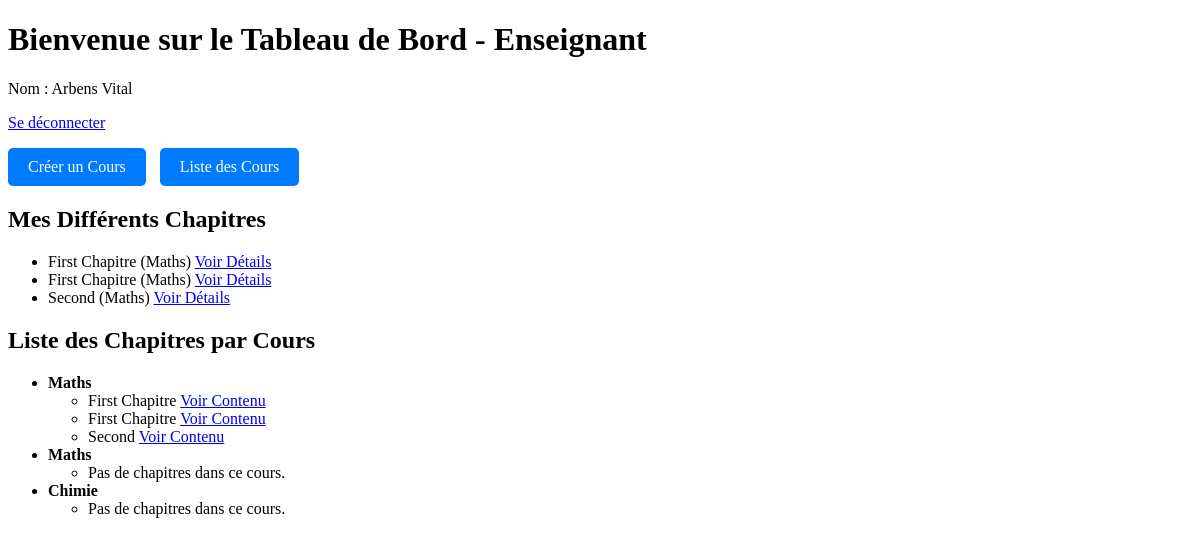
The page /dashboard_enseignant (signed in) on the database its author committed.
### utilisateurs/models.py (models this page shows, shortened)
class Enseignant(models.Model):
    user = models.OneToOneField(User, on_delete=models.CASCADE, related_name='enseignant')
    bio = models.TextField(blank=True)

class User(AbstractBaseUser, PermissionsMixin):
    email = models.EmailField(unique=True)
    prenom = models.CharField(max_length=100)
    nom = models.CharField(max_length=100)
    numero = models.CharField(max_length=15, blank=True)
    is_active = models.BooleanField(default=True)
    is_staff = models.BooleanField(default=False)
    objects = UserManager()
    USERNAME_FIELD = 'email'  # L'email est utilisé comme champ d'authentification principal
    REQUIRED_FIELDS = ['prenom', 'nom']  # Pas besoin de username
    groups = models.ManyToManyField(Group, related_name='utilisateur_groups', blank=True)
    user_permissions = models.ManyToManyField(Permission, related_name='utilisateur_permissions', blank=True)

class Chapitre(models.Model):
    cours = models.ForeignKey(Course, on_delete=models.CASCADE)
    nom_chapitre = models.CharField(max_length=255)
    description = models.CharField(max_length=255)

class Course(models.Model):
    title = models.CharField(max_length=255)
    description = models.TextField()
    teacher = models.ForeignKey(Enseignant, on_delete=models.CASCADE)
    students = models.ManyToManyField(Etudiant, through='Enrollment')

### utilisateurs/views.py (the view)
# urls.py: path('dashboard_enseignant', utilisateurs_views.dashboard_enseignant, name="dashboard_enseignant"),
def dashboard_enseignant(request):
    user = request.user
    if hasattr(user, 'enseignant'):
        cours = Course.objects.filter(teacher=user.enseignant)
        chapitres = Chapitre.objects.filter(cours__teacher=user.enseignant)
        context = {
            'role': 'Enseignant',
            'user_info': user.enseignant,
            'cours': cours,
            'chapitres': chapitres,
        }
    else:
        context = {'role': 'Utilisateur inconnu'}
    return render(request, 'Enseignant/dashboard_enseignant.html', context)

### utilisateurs/templates/Enseignant/dashboard_enseignant.html (shortened to what this page needs)
<!DOCTYPE html>
<html lang="en">
<head>
</head>
<body>
<h1>Bienvenue sur le Tableau de Bord - {{ role }}</h1>
<p>Nom : {{ user_info.user.prenom }} {{ user_info.user.nom }}</p>
<p><a href="{% url 'logout_view' %}">Se déconnecter</a></p>
<div class="button-container">
    <a href="{% url 'create_course' %}" class="button">Créer un Cours</a>
    <a href="{% url 'course_list' %}" class="button">Liste des Cours</a>
</div>
<h2>Mes Différents Chapitres</h2>
<ul>
    {% for chapitre in chapitres %}
        <li>{{ chapitre.nom_chapitre }} ({{ chapitre.cours.title }})
            <a href="{% url 'chapitre_detail' chapitre.id %}">Voir Détails</a>
        </li>
    {% empty %}
        <li>Vous n'avez pas encore créé de chapitres.</li>
    {% endfor %}
</ul>
<h2>Liste des Chapitres par Cours</h2>
<ul>
    {% for cours in cours %}
        <li><strong>{{ cours.title }}</strong>
            <ul>
                {% for chapitre in cours.chapitre_set.all %}
                    <li>
                        {{ chapitre.nom_chapitre }}
                        <a href="{% url 'chapitre_detail_global' chapitre.id %}">Voir Contenu</a>
                    </li>
                {% empty %}
                    <li>Pas de chapitres dans ce cours.</li>
                {% endfor %}
            </ul>
        </li>
    {% empty %}
        <li>Vous n'avez pas encore créé de cours.</li>
    {% endfor %}
</ul>

### utilisateurs/templates/Enseignant/dashboard_enseignant.html (style rules this page uses)
.button-container { margin-bottom: 20px; }
.button { display: inline-block; padding: 10px 20px; margin-right: 10px; background-color: #007bff; color: white; text-decoration: none; border-radius: 5px; }

### rows shown on the page
Enseignant: user.prenom "Arbens", user.nom "Vital"
Chapitre: nom_chapitre "First Chapitre", cours "Maths"
Chapitre: nom_chapitre "First Chapitre", cours "Maths"
Chapitre: nom_chapitre "Second", cours "Maths"
Course: title "Maths"
Course: title "Maths"
Course: title "Chimie"

### other values the page prints
{{ role }} "Enseignant"
